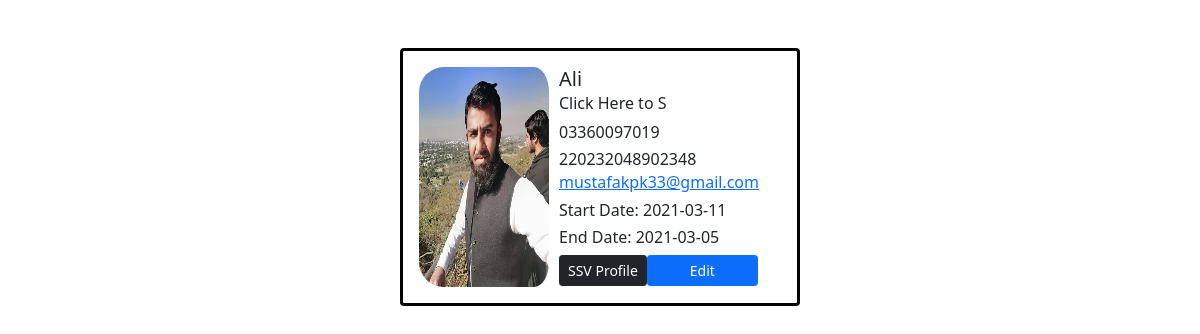
/bildaarprofile.php?bildaar_id=1, run on the app's committed database.
### tables this page shows
CREATE TABLE `bildaar` (
  `bildaar_id` int(11) NOT NULL,
  `bildaar_name` varchar(30) NOT NULL,
  `bildaar_cnic` varchar(20) NOT NULL,
  `bildaar_type` varchar(15) NOT NULL,
  `bildaar_phone` varchar(20) NOT NULL,
  `bildaar_mail` varchar(50) NOT NULL,
  `bildaar_area` varchar(50) NOT NULL,
  `start_date` date NOT NULL,
  `end_date` date NOT NULL,
  `bildaar_pic` varchar(30) NOT NULL,
  `ssv_id` int(11) NOT NULL
);

### functions/function.php (called while the page is built, shortened)
<?php
function run_query($query) {
$con = mysqli_connect("localhost", "root", "", "solid_waste");
$result = mysqli_query($con, $query);
if ( false===$result ) {
  printf("error: %s\n", mysqli_error($con));
}
else {
  return $result;
}
}
?>

### bildaarprofile.php (the view, shortened to what this page needs)
<!DOCTYPE html>
<html lang="en">
<head>
    <link href="bootstrap5/css1/main.css" rel="stylesheet">
    <link href="bootstrap5/css1/bootstrap.min.css" rel="stylesheet">
</head>
<body>
    <?php
    include("functions/function.php")
    ?>
            <?php
                $bildaar_id = 1;
                if ($bildaar_id = $_GET['bildaar_id']){
                   $get_bildaar = "SELECT * FROM `bildaar` WHERE `bildaar_id`=".$bildaar_id.";";
                   $bildaar_query_result = run_query($get_bildaar);
                   while($bildaar=mysqli_fetch_array($bildaar_query_result)){
                    ?>
                <form action="/fyp_design/functions/control.php" method="GET">
                    <input type="hidden" name="update_bildaar" value = <?php echo $bildaar['bildaar_id']; ?> ><?php echo $bildaar['bildaar_id']; ?></p>
                    <div class="input-group mb-3">
                        <span class="input-group-text" id="basic-name">Name</span>
                        <input type="text" class="form-control" name="bildaar_name" placeholder=<?php echo $bildaar['bildaar_name']; ?> aria-label="Name"
                            aria-describedby="basic-name">
                    </div>
                    <div class="input-group mb-3">
                    <span class="input-group-text" id="basic-work-type">Work Type</span>
                        <select class="form-select form-select-sm" name='bildaar_type' aria-label=".form-select-sm basic-work-type">
                            <option selected>Click Here to Select</option>
                            <option value="driver">Driver</option>
                            <option value="truck_loader">Truck Loader</option>
                            <option value="sweeper">Sweeper</option>
                        </select>
                    </div>
                    <div class="input-group mb-3">
                        <span class="input-group-text" id="basic-email">Email</span>
                        <input type="email" class="form-control" name="bildaar_mail" placeholder=<?php echo $bildaar['bildaar_mail'];?>
                            aria-label="Email" aria-describedby="basic-email">
                    </div>
                    <div class="input-group mb-3">
                        <span class="input-group-text" id="basic-num">Phone</span>
                        <input type="text" class="form-control" name="bildaar_phone" placeholder=<?php echo $bildaar['bildaar_phone']; ?>
                            aria-label="Phone" aria-describedby="basic-num">
                    </div>
                    <div class="input-group mb-3">
                        <span class="input-group-text" id="basic-cnic">CNIC</span>
                        <input type="text" class="form-control" name="bildaar_cnic" placeholder=<?php echo $bildaar['bildaar_cnic']; ?>
                            aria-label="Cnic" aria-describedby="basic-cnic">
                    </div>
                    <div class="input-group mb-3">
                        <span class="input-group-text" id="basic-date">Start Date</span>
                        <input type="date" class="form-control" name="start_date" placeholder=<?php echo $bildaar['start_date']; ?>
                            aria-label="startdate" aria-describedby="basic-date">
                    </div>
                    <div class="input-group mb-3">
                        <span class="input-group-text" id="basic-enddate">End Date</span>
                        <input type="date" class="form-control" name="end_date" placeholder=<?php echo $bildaar['end_date']; ?>
                            aria-label="enddate" aria-describedby="basic-enddate">
                    </div>
                    <div class="input-group mb-3">
                    <span class="input-group-text" id="basic-ssv">Select SSV</span>
                        <select class="form-select form-select-sm" aria-label=".form-select-sm basic-ssv">
                            <option selected>Click Here to Select</option>
                            <option value="1">One</option>
                            <option value="2">Two</option>
                            <option value="3">Three</option>
                        </select>
                    </div>
                    <div class="input-group mb-3">
                        <span class="input-group-text" id="basic-area">Area</span>
                        <input type="text" class="form-control" name="bildaar_area" placeholder=<?php echo $bildaar['bildaar_area']; ?>
                            aria-label="council" aria-describedby="basic-area">
                    </div>
                    <div class="input-group mb-3">
                        <input type="file" class="form-control" name="bildaar-img">
                    </div>
                    <center>
                    <?php echo '<input  type = "submit" value="Update Profile">'; ?>
                    </center>
                </form>
                <?php
                }
            }
            ?>
<div class="container mt-5 d-flex justify-content-center">
    <div class="card p-3 " style="border: black 3px solid;">
        <div class="d-flex">
            <div class="image"> <img src="images/banuci.JPEG"  width="140" height="220"
                    style=" border-radius:25px; padding-right: 10px;"> </div>
            <div class="ml-3 w-100">
                <?php
                $get_bildaar = "SELECT * FROM `bildaar` WHERE `bildaar_id`=".$bildaar_id.";";
                $bildaar_query_result = run_query($get_bildaar);
                   while($bildaar=mysqli_fetch_array($bildaar_query_result)){
                ?>
                <h5 class="mb-0 mt-0"><?php echo $bildaar['bildaar_name']; ?></h5> <span><?php echo $bildaar['bildaar_type']; ?></span>
                <h6 class="mb-0 mt-2"><?php echo $bildaar['bildaar_phone']; ?></h6>
                <h6 class="mb-0 mt-2"><?php echo $bildaar['bildaar_cnic']; ?></h6>
                <h6 class="mb-1 mt-1"> <a href="mailto: abdulsamad31650@gmail.com"><?php echo $bildaar['bildaar_mail']; ?></a> </h6>
                <h6 class="mb-0 mt-2">Start Date: <?php echo $bildaar['start_date']; ?> </h6>
                <h6 class="mb-0 mt-2">End Date: <?php echo $bildaar['end_date']; ?> </h6>
                <div class="button mt-2 d-flex flex-row align-items-center">
                    <?php echo '<a href="ssvprofile.php?ssv_id='.$bildaar['ssv_id'].'"><button class="btn btn-sm btn-dark w-100 ">SSV Profile</button></a>'; ?>
                    <button type="button" class="btn btn-sm btn-primary w-50 " data-bs-toggle="modal"
                        data-bs-target="#editProfile">
                        Edit
                    </button>
                   <?php
                   }
                    ?>
                </div>
            </div>
        </div>
    </div>
</div>
</body>
</html>

### data on the page
bildaar: bildaar_name "Ali", bildaar_type "Click Here to S", bildaar_phone "03360097019", bildaar_cnic "220232048902348", bildaar_mail "mustafakpk33@gmail.com", start_date "2021-03-11", end_date "2021-03-05"
